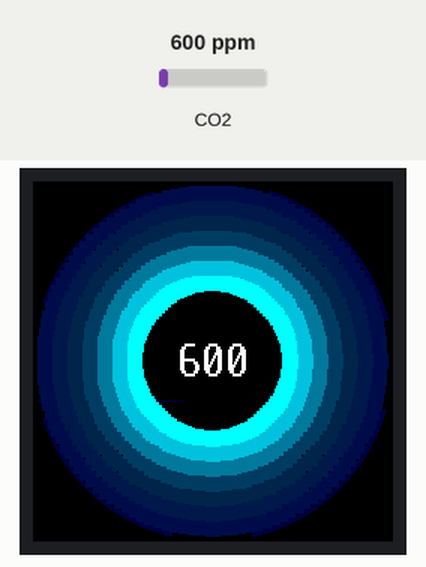
Simulated run of this program. Board: Raspberry Pi Pico running MicroPython. Shown: 240×240 colour display. The test bench sets the inputs (shaded band); at power-on: CO2 600 ppm. Library files of the repository ran but are not shown: gc9a01py.py, vga1_16x32.py; what the program prints to the serial console is not drawn.

Above: at 1.6 s.
1.7 s: CO2 set to 452 ppm
At 2.95 s:
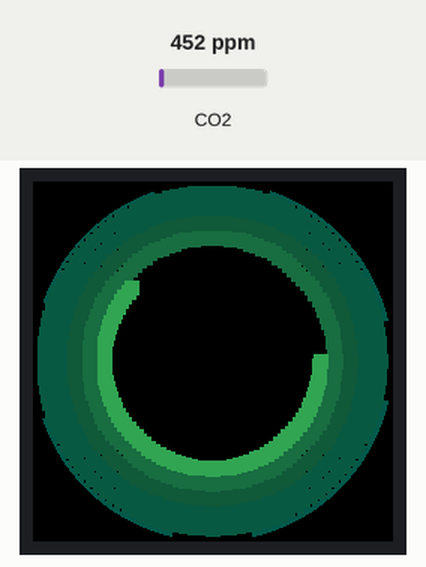
At 3.6 s:
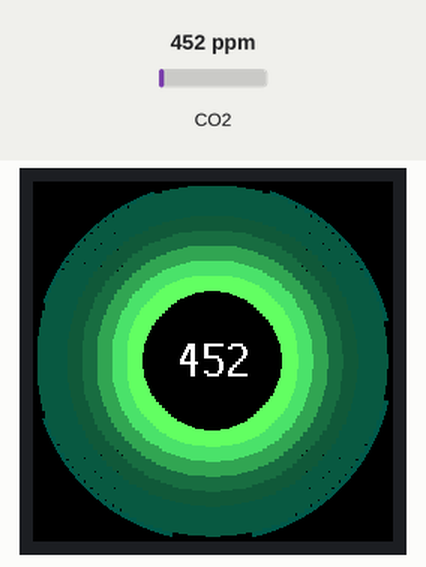
5.2 s: CO2 set to 1050 ppm
At 7.7 s:
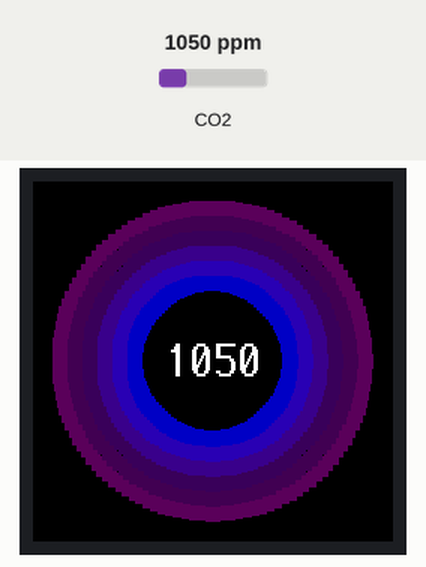
Timing chart, 0 to 9.2 s (numbered marks = the images above; inputs shaded):
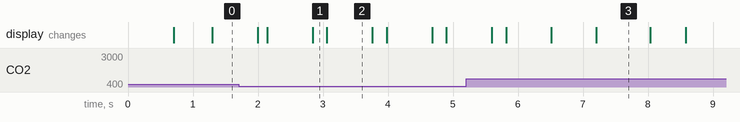

The program:

new_circles2.py
```python
import time
import math
import random
import gc
from machine import Pin, SPI, UART
import gc9a01py
from fonts.romfonts import vga1_16x32 as font

# -----------------------
# LCD setup (Identique)
# -----------------------
spi = SPI(1, baudrate=40000000, polarity=1, phase=1)
dc = Pin(8, Pin.OUT)
cs = Pin(9, Pin.OUT)
rst = Pin(12, Pin.OUT)
bl = Pin(13, Pin.OUT)
bl.on()
lcd = gc9a01py.GC9A01(spi, dc=dc, cs=cs, reset=rst)

# -----------------------
# CO2 sensor (Identique)
# -----------------------
uart = UART(0, baudrate=9600, tx=Pin(0), rx=Pin(1))
cmd = b"\xFF\x01\x86\x00\x00\x00\x00\x00\x79"

# Variable pour la persistance de la valeur lue (Correction de stabilité)
last_co2_value = 400

def read_mhz19():
    global last_co2_value
    uart.write(cmd)
    time.sleep(0.05)

    # Lecture des données du capteur
    if uart.any() >= 9:
        d = uart.read(9)
        # Vérification du checksum (méthode simple, non exhaustive)
        if d and len(d) == 9 and d[0] == 0xFF and d[1] == 0x86:
            co2 = d[2]*256 + d[3]
            # Vérification de la validité de la lecture (éviter les lectures aberrantes)
            if co2 > 300:
                last_co2_value = co2
                return co2

    # Retourne la dernière valeur connue si la lecture est nulle ou échoue
    return last_co2_value

# -----------------------
# Couleurs et Interpolation (Identique)
# -----------------------
def rgb(r,g,b):
    return gc9a01py.color565(int(r), int(g), int(b))

TRANSITION_COLORS = {
    "VERY_GOOD": ((100, 255, 100), (0, 255, 255)),
    "GOOD": ((0, 255, 255), (0, 0, 200)),
    "MEDIUM": ((0, 0, 200), (255, 0, 255)),
    "BAD": ((255, 0, 0), (255, 100, 0))
}

def interp_color(c1,c2,t):
    return (
        int(c1[0]*(1-t)+c2[0]*t),
        int(c1[1]*(1-t)+c2[1]*t),
        int(c1[2]*(1-t)+c2[2]*t)
    )

# -----------------------
# Paramètres d'Animation (Identique)
# -----------------------
cx, cy = 120, 120
text_radius = 42
RING_SPACING = 10
num_rings = 12
segments = 120
ANIM_SPEED = 0.02
WAVE_SPEED = 0.40
WAVE_LENGTH_FACTOR = 0.40
t_anim = 0
MAX_SCREEN_COORD = 239
RING_THICKNESS = 10
MIN_INTENSITY = 0.35

# -----------------------
# Draw one ring (Simplifié)
# -----------------------
def draw_ring_optimized(lcd, ax, ay, radius, color_rgb, thickness, wave_alpha):
    """Dessine un anneau par segments/points, centré sur (ax, ay)."""

    alpha = wave_alpha

    if alpha < 0.001: return

    col_r = int(color_rgb[0] * alpha)
    col_g = int(color_rgb[1] * alpha)
    col_b = int(color_rgb[2] * alpha)
    col565 = rgb(col_r, col_g, col_b)

    for i in range(segments):

        angle = 2*math.pi*i/segments

        x0 = int(ax + radius * math.cos(angle))
        y0 = int(ay + radius * math.sin(angle))

        if 0 <= x0 < MAX_SCREEN_COORD and 0 <= y0 < MAX_SCREEN_COORD:
            lcd.fill_rect(x0 - thickness//2, y0 - thickness//2, thickness, thickness, col565)


# -----------------------
# MAIN LOOP
# -----------------------
while True:
    t_anim += ANIM_SPEED

    co2_value = read_mhz19()

    # 1. DÉFINITION DE L'ÉTAT ET DES COULEURS
    if co2_value < 600:
        color_set = TRANSITION_COLORS["VERY_GOOD"]; target_active_rings = 10
    elif co2_value < 800:
        color_set = TRANSITION_COLORS["GOOD"]; target_active_rings = 8
    elif co2_value < 1200:
        color_set = TRANSITION_COLORS["MEDIUM"]; target_active_rings = 6
    else:
        color_set = TRANSITION_COLORS["BAD"]; target_active_rings = 4

    color_start_rgb = color_set[0]
    color_end_rgb = color_set[1]
    target_active_rings = min(target_active_rings, num_rings)

    # 2. EFFACEMENT DE L'ÉCRAN
    lcd.fill_rect(0, 0, 240, 240, gc9a01py.BLACK)

    # 3. CALCUL DU CENTRE (Centré fixe)
    ax = cx
    ay = cy

    # 4. DESSIN : Flux Sortant Corrigé
    for r in range(num_rings - 1, -1, -1):

        # 4a. Calcul de l'onde (MOUVEMENT SORTANT - Nouvelle Tentative)
        # Utilisation de la somme, mais en faisant avancer t_anim.
        # Si le problème est visuel, cette formule devrait être l'inverse de la précédente.
        wave_phase = (t_anim * WAVE_SPEED) + (r * WAVE_LENGTH_FACTOR)
        wave_opacite = math.cos(wave_phase)
        wave_alpha_peak = max(0.0, wave_opacite) ** 2

        current_activation = 1.0 if r < target_active_rings else 0.0

        # Application de l'intensité de base pour la subtilité
        wave_alpha = MIN_INTENSITY * current_activation + (1.0 - MIN_INTENSITY) * wave_alpha_peak

        if current_activation < 0.005: continue
        if wave_alpha < 0.001: continue

        # 4b. Dégradé Radial
        if target_active_rings > 1: t_interp = r / (target_active_rings - 1)
        else: t_interp = 0
        t_interp = max(0.0, min(1.0, t_interp))

        radial_color_rgb = interp_color(color_start_rgb, color_end_rgb, t_interp)
        final_color_rgb = radial_color_rgb

        base_radius = text_radius + r * RING_SPACING

        # Dessin de l'anneau avec le facteur d'onde appliqué (wave_alpha)
        draw_ring_optimized(lcd, ax, ay, base_radius + RING_SPACING, final_color_rgb, RING_THICKNESS, wave_alpha)


    # 5. AFFICHAGE DE LA VALEUR CO2
    lcd.text(font, str(co2_value), cx - (len(str(co2_value))*8), cy - 16, rgb(255, 255, 255))

    # 6. Affichage terminal
    print(f"CO2 = {co2_value} ppm. **Flux SORTANT (Tentative 5)**. Centre: ({ax}, {ay})")

    time.sleep(0.05)
```

Measured:
- after the input at 1.7 s, the display: first differs from a run without the input after 1.1 s (image 1)
- after the input at 5.2 s, the display: first differs from a run without the input after 1.3 s (image 3 shows a later state)
- what the display in image 2 shows lasts 0.7 s, from 3.1 s to 3.8 s
